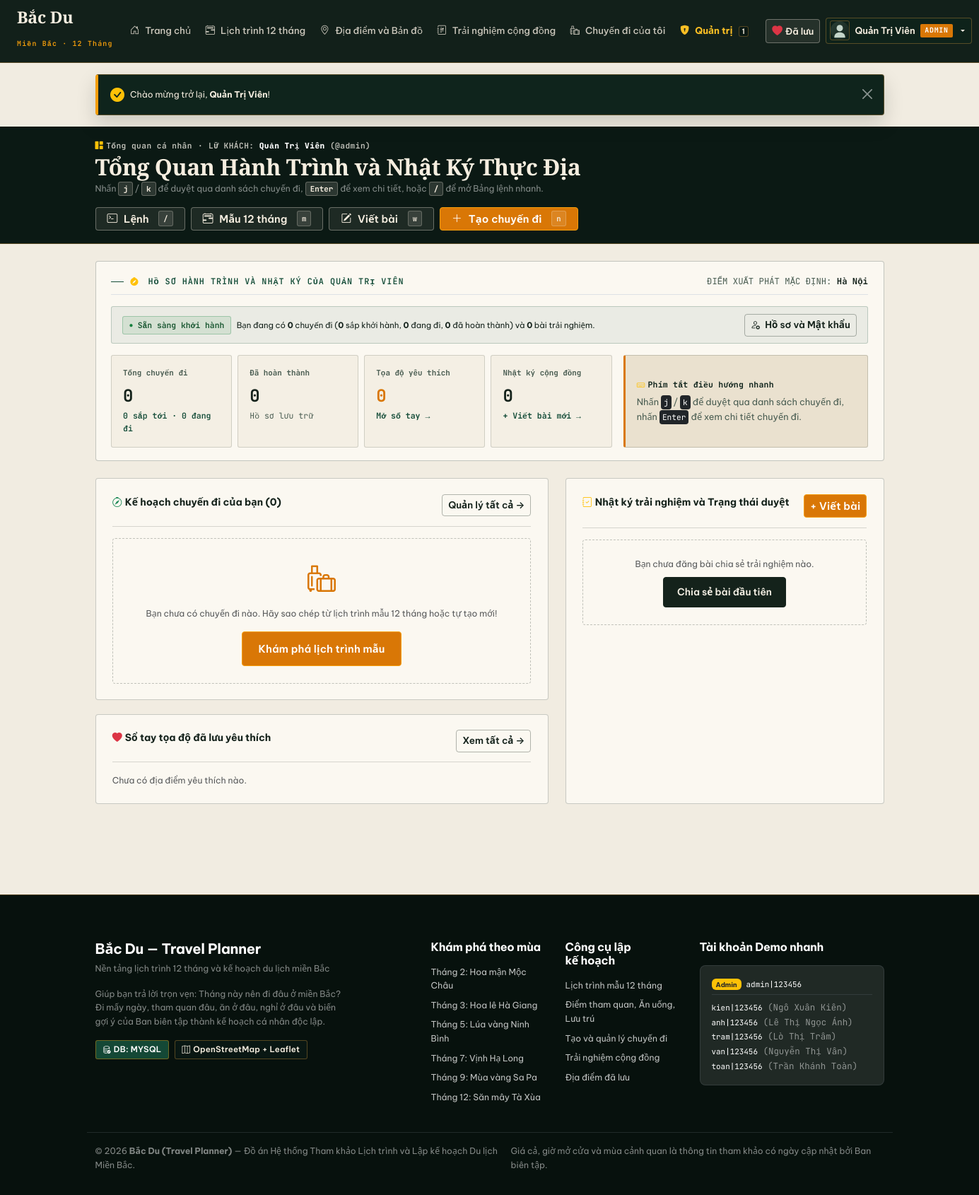
/dashboard.php (signed in), run on the app's committed database.
### tables this page shows
CREATE TABLE `users` (
  `id` INT AUTO_INCREMENT PRIMARY KEY,
  `full_name` VARCHAR(120) NOT NULL,
  `username` VARCHAR(60) NOT NULL UNIQUE,
  `email` VARCHAR(150) NOT NULL UNIQUE,
  `password_hash` VARCHAR(255) NOT NULL,
  `role` ENUM('user', 'admin') NOT NULL DEFAULT 'user',
  `status` ENUM('active', 'locked') NOT NULL DEFAULT 'active',
  `avatar_url` VARCHAR(500) DEFAULT NULL,
  `bio` TEXT DEFAULT NULL,
  `phone` VARCHAR(30) DEFAULT NULL,
  `hometown` VARCHAR(120) DEFAULT 'Hà Nội',
  `created_at` DATETIME NOT NULL DEFAULT CURRENT_TIMESTAMP,
  `updated_at` DATETIME NOT NULL DEFAULT CURRENT_TIMESTAMP ON UPDATE CURRENT_TIMESTAMP
);

### dashboard.php (the view, shortened to what the rows shown need)
<?php
require_once __DIR__ . '/includes/helpers.php';
$user = require_login('dashboard.php');
$rejectedPostsCount = 0;
require_once __DIR__ . '/includes/header.php';
?>
<header class="app-shift-bar mb-4">
  <div class="container">
    <div class="d-flex flex-wrap justify-content-between align-items-center gap-3">
      <div>
        <div class="app-shift-eyebrow">
          <span><i class="bi bi-grid-1x2-fill text-warning me-1"></i>Tổng quan cá nhân</span>
          <span>·</span>
          <span>LỮ KHÁCH: <strong class="text-white"><?= e($user['full_name']) ?></strong> (@<?= e($user['username']) ?>)</span>
        </div>
        <h1 class="app-shift-title">Tổng Quan Hành Trình và Nhật Ký Thực Địa</h1>
      </div>
    </div>
  </div>
</header>
<main id="mainContent" class="container pb-5">
  <section class="app-signature-set <?= $rejectedPostsCount > 0 ? 'is-lit' : '' ?> mb-4" id="personalDispatchSet" aria-label="Tổng quan hành trình cá nhân">
    <div class="d-flex flex-wrap justify-content-between align-items-center gap-2 pb-2 mb-3 border-bottom">
      <span class="cin-eyebrow mb-0" style="color: var(--cin-jade);">
        <i class="bi bi-compass-fill text-warning me-1"></i>HỒ SƠ HÀNH TRÌNH VÀ NHẬT KÝ CỦA <?= e(mb_strtoupper($user['full_name'])) ?>
      </span>
      <span class="font-monospace small" style="color: var(--cin-ink-muted);">
        ĐIỂM XUẤT PHÁT MẶC ĐỊNH: <strong style="color: var(--cin-ink);"><?= e($user['hometown'] ?: 'Hà Nội') ?></strong>
      </span>
    </div>
  </section>
</main>
<?php require_once __DIR__ . '/includes/footer.php'; ?>

### includes/header.php (shortened to what the rows shown need)
<?php
require_once __DIR__ . '/helpers.php';
$currentUser = current_user();
$currentPage = basename($_SERVER['PHP_SELF'] ?? 'index.php');
?>
<!DOCTYPE html>
<html lang="vi">
<head>
  <link href="https://cdn.jsdelivr.net/npm/bootstrap@5.3.3/dist/css/bootstrap.min.css" rel="stylesheet">
  <link href="https://cdn.jsdelivr.net/npm/bootstrap-icons@1.11.3/font/bootstrap-icons.min.css" rel="stylesheet">
  <link rel="stylesheet" href="https://unpkg.com/leaflet@1.9.4/dist/leaflet.css" />
  <link rel="stylesheet" href="assets/css/style.css?v=11">
  <link rel="stylesheet" href="assets/css/cinematic-landing.css?v=11">
  <link rel="stylesheet" href="assets/css/cinematic-subpages.css?v=11">
</head>
<?php
  $appModePages = ['trips.php', 'trip_detail.php', 'admin.php', 'dashboard.php', 'profile.php', 'experience_form.php'];
  $bodyModeClass = $currentPage === 'index.php'
      ? 'cinematic-home'
      : (in_array($currentPage, $appModePages, true) ? 'cinematic-app' : 'cinematic-subpage');
?>
<body class="<?= $bodyModeClass ?>">
<nav class="navbar navbar-expand-lg navbar-bacdu sticky-top">
  <div class="container-fluid px-3 px-xl-4">
    <div class="collapse navbar-collapse" id="mainNavbar">
      <div class="d-flex align-items-center gap-2 flex-nowrap">
        <?php if ($currentUser): ?>
          <a href="favorites.php" class="btn-cin-ghost py-1 px-2 position-relative text-nowrap d-inline-flex align-items-center gap-1" title="Sổ tay tọa độ yêu thích">
            <i class="bi bi-heart-fill text-danger"></i>
            <span class="d-none d-xl-inline small">Đã lưu</span>
          </a>
          <div class="dropdown">
            <button class="cin-account-chip dropdown-toggle text-nowrap" type="button" data-bs-toggle="dropdown" aria-expanded="false">
              <img src="<?= e(get_avatar_url($currentUser['avatar_url'])) ?>"
                   alt="Avatar" class="cin-account-avatar" width="28" height="28">
              <span class="cin-account-name text-truncate"><?= e($currentUser['full_name']) ?></span>
              <?php if ($currentUser['role'] === 'admin'): ?>
                <span class="cin-account-role">ADMIN</span>
              <?php endif; ?>
            </button>
          </div>
        <?php else: ?>
          <a href="auth.php?tab=login" class="btn-cin-ghost py-1 px-3">Đăng nhập</a>
          <a href="auth.php?tab=register" class="btn-cin-amber py-1 px-3">Đăng ký</a>
        <?php endif; ?>
      </div>
    </div>
  </div>
</nav>

### data on the page
users: full_name "Quản Trị Viên", username "admin", full_name "QUẢN TRỊ VIÊN", hometown "Hà Nội"

### other printed values
APP_NAME "Bắc Du"
$pendingPostsCount "1"
$fl['message'] "Chào mừng trở lại, Quản Trị Viên !"
count($myTrips) "0"
$upcomingCount "0"
$ongoingCount "0"
$completedCount "0"
count($myPosts) "0"
count($myFavs) "0"
defined('ACTIVE_DB_DRIVER') ? ACTIVE_DB_DRIVER : 'MYSQL' "MYSQL"
